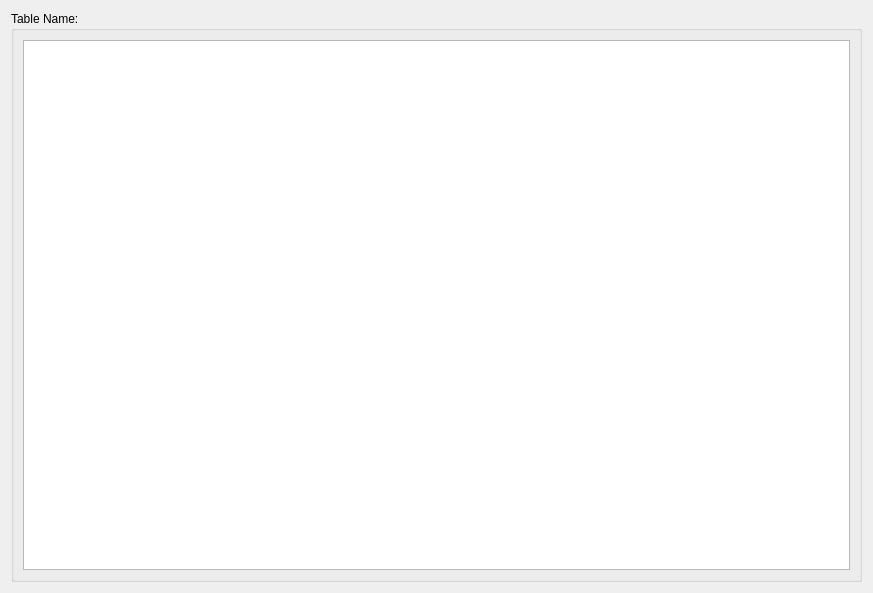
<?xml version="1.0" encoding="UTF-8"?>
<ui version="4.0">
 <class>dialog</class>
 <widget class="QDialog" name="dialog">
  <property name="geometry">
   <rect>
    <x>0</x>
    <y>0</y>
    <width>873</width>
    <height>593</height>
   </rect>
  </property>
  <property name="windowTitle">
   <string>Preview</string>
  </property>
  <layout class="QGridLayout" name="gridLayout_2">
   <item row="0" column="0">
    <widget class="QGroupBox" name="table_groupBox">
     <property name="title">
      <string>Table Name:</string>
     </property>
     <layout class="QGridLayout" name="gridLayout">
      <item row="0" column="0">
       <widget class="QTableWidget" name="table_tableWidget">
        <property name="editTriggers">
         <set>QAbstractItemView::NoEditTriggers</set>
        </property>
        <property name="alternatingRowColors">
         <bool>true</bool>
        </property>
        <property name="selectionBehavior">
         <enum>QAbstractItemView::SelectRows</enum>
        </property>
        <attribute name="horizontalHeaderHighlightSections">
         <bool>false</bool>
        </attribute>
        <attribute name="horizontalHeaderStretchLastSection">
         <bool>true</bool>
        </attribute>
        <attribute name="verticalHeaderVisible">
         <bool>false</bool>
        </attribute>
        <attribute name="verticalHeaderDefaultSectionSize">
         <number>21</number>
        </attribute>
        <attribute name="verticalHeaderHighlightSections">
         <bool>false</bool>
        </attribute>
       </widget>
      </item>
     </layout>
    </widget>
   </item>
  </layout>
 </widget>
 <resources/>
 <connections/>
</ui>
